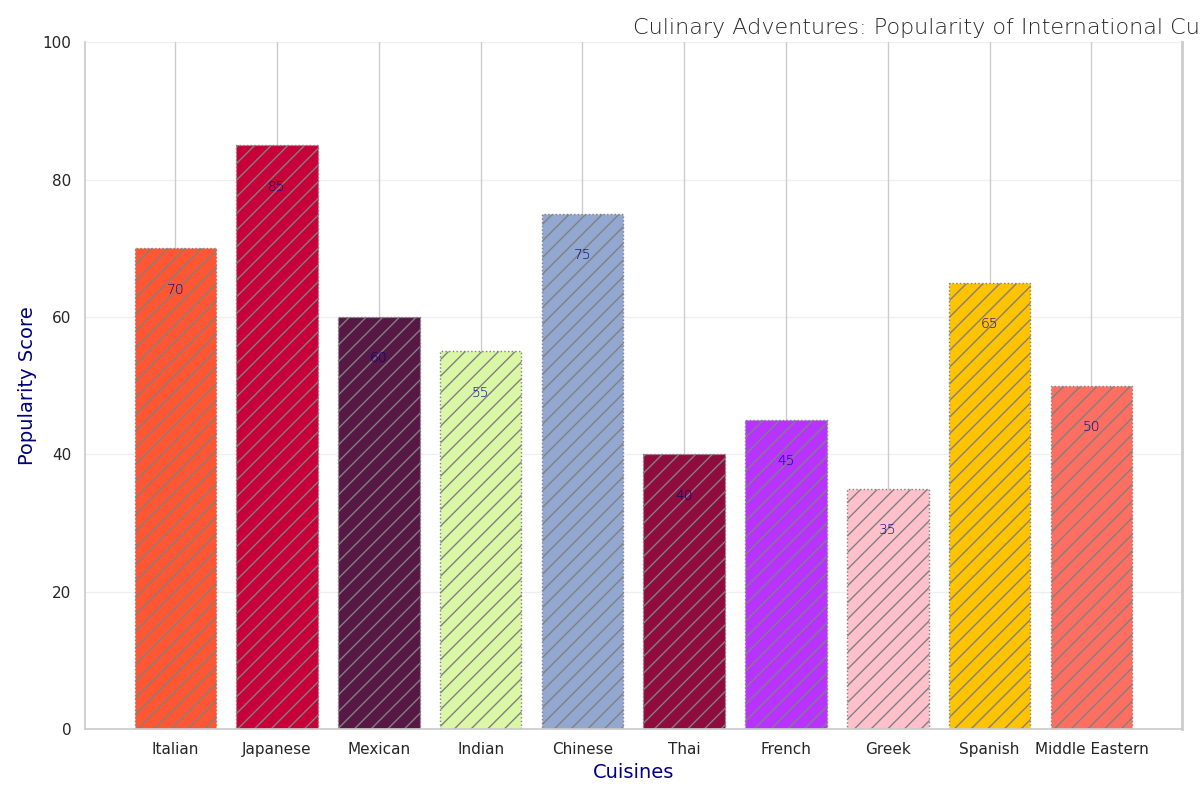

Write Python code to recreate this figure.
import matplotlib.pyplot as plt
import numpy as np

cuisines = ["Italian", "Japanese", "Mexican", "Indian", "Chinese", "Thai", "French", "Greek", "Spanish", "Middle Eastern"]
popularity_scores = np.array([70, 85, 60, 55, 75, 40, 45, 35, 65, 50])

colors = ['#FF5733', '#C70039', '#581845', '#DAF7A6', '#92A8D1', '#900C3F', '#B833FF', '#FFC0CB', '#FFC300', '#FF6F61']

fig, ax = plt.subplots(figsize=(12, 8))
bars = ax.bar(cuisines, popularity_scores, color=colors, edgecolor='grey', linestyle=':', hatch='//')

ax.set_title('Culinary Adventures: Popularity of International Cuisines Among City Residents', fontsize=16, fontweight='light', ha='left')
ax.set_ylabel('Popularity Score', fontsize=14, color='navy')
ax.set_xlabel('Cuisines', fontsize=14, color='navy')

for bar in bars:
    ax.text(bar.get_x() + bar.get_width() / 2, bar.get_height() - 5, f'{bar.get_height()}', 
            ha='center', va='top', color='navy', fontsize=10, fontweight='light')

ax.yaxis.grid(True, linestyle='-', alpha=0.3)

ax.spines['top'].set_color('none')
ax.spines['right'].set_linewidth(2)

ax.set_ylim(0, 100)

plt.tight_layout()
plt.show()
